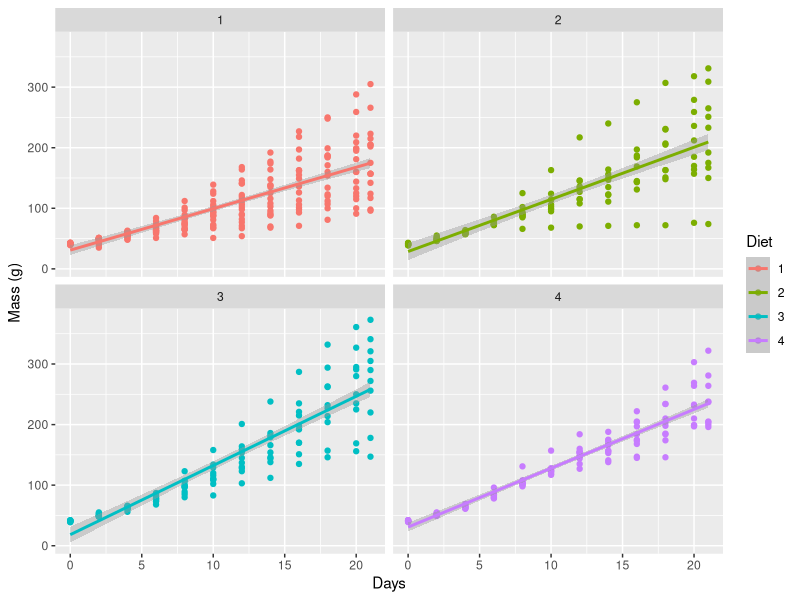
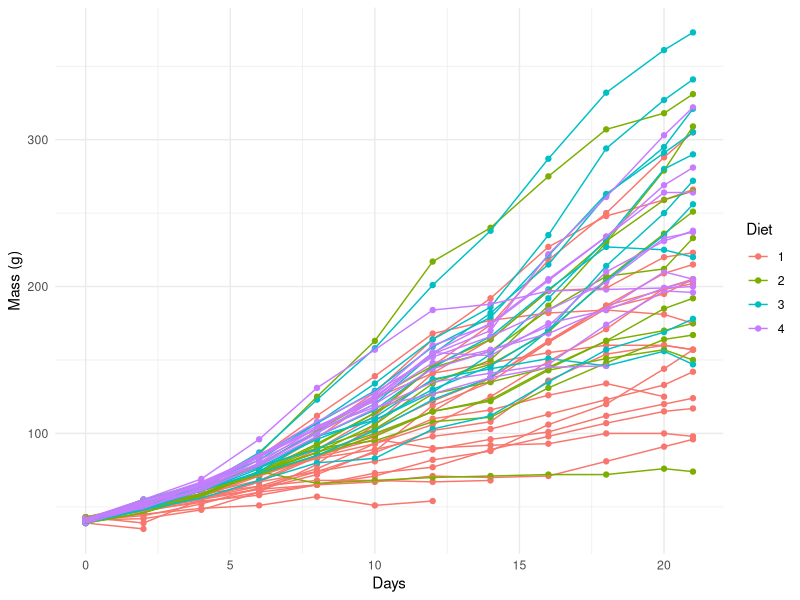
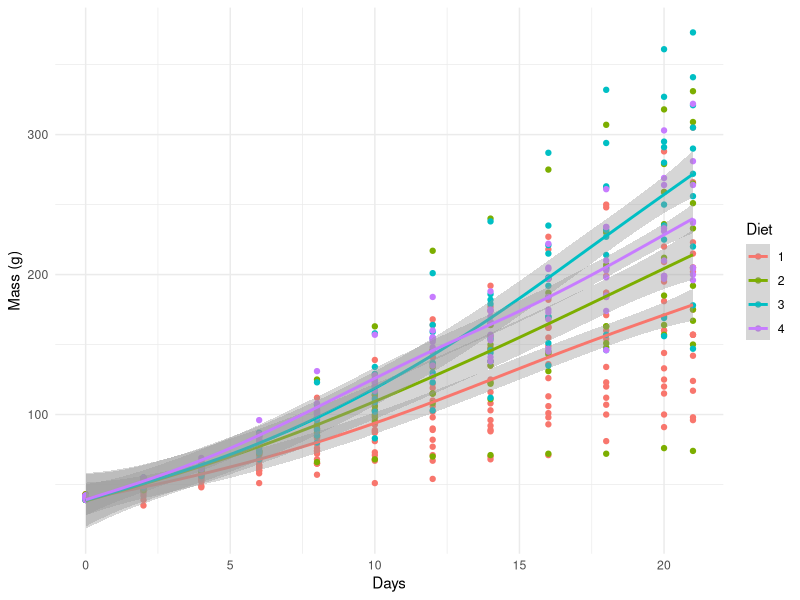
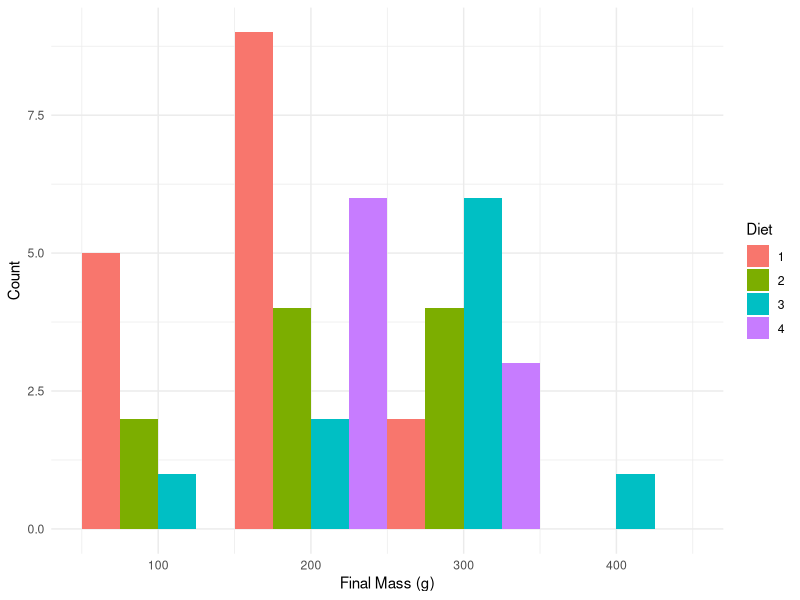
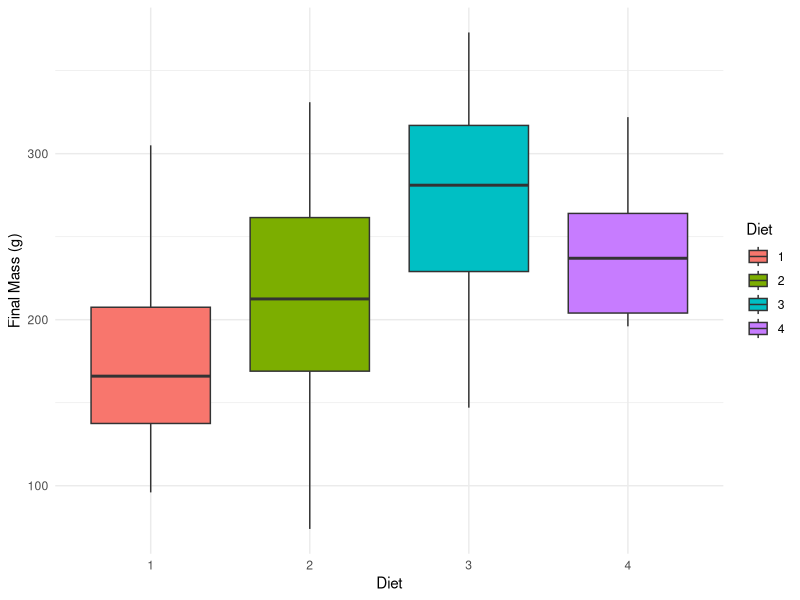
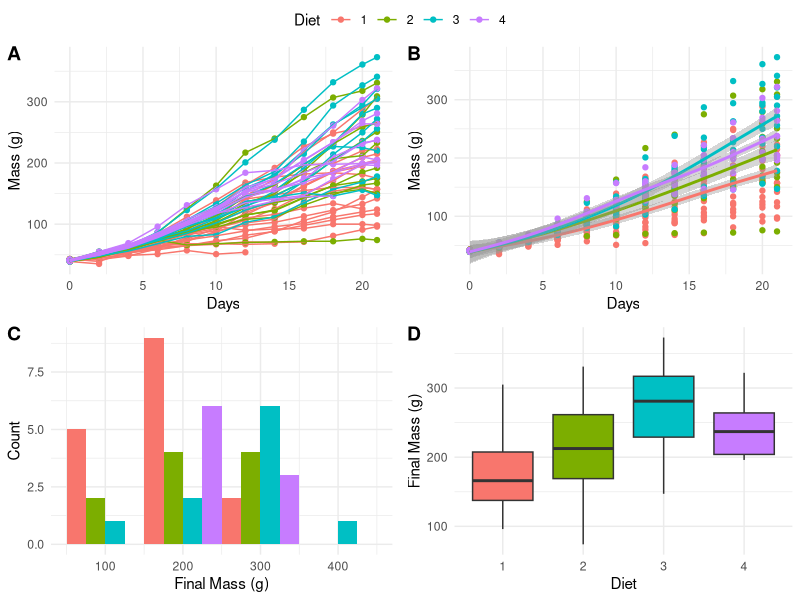

The R source for these figures, in order:
## ---- chunk 1
knitr::opts_chunk$set(
  comment = "R>", 
  warning = FALSE, 
  message = FALSE
)
## ---- chunk 2
# Load libraries
library(tidyverse)
library(ggpubr)
## ---- chunk 3
# Load data
ChickWeight <- datasets::ChickWeight

# Create faceted figure
ggplot(data = ChickWeight, aes(x = Time, y = weight, colour = Diet)) +
  geom_point() +
  geom_smooth(method = "lm") + # Note the `+` sign here
  facet_wrap(~Diet, ncol = 2) + # This is the line that creates the facets
  labs(x = "Days", y = "Mass (g)")
## ---- chunk 4
ChickLast <- ChickWeight %>% 
  filter(Time == 21)
## ---- chunk 5
line_1 <- ggplot(data = ChickWeight, aes(x = Time, y = weight, colour = Diet)) +
  geom_point() +
  geom_line(aes(group = Chick)) +
  labs(x = "Days", y = "Mass (g)") +
  theme_minimal()
line_1
## ---- chunk 6
lm_1 <- ggplot(data = ChickWeight, aes(x = Time, y = weight, colour = Diet)) +
  geom_point() +
  geom_smooth(method = "gam") +
  labs(x = "Days", y = "Mass (g)") +
  theme_minimal()
lm_1
## ---- chunk 7
# Note that we are using 'ChickLast', not 'ChickWeight'
histogram_1 <- ggplot(data = ChickLast, aes(x = weight)) +
  geom_histogram(aes(fill = Diet), position = "dodge", binwidth = 100) +
  labs(x = "Final Mass (g)", y = "Count") +
  theme_minimal()
histogram_1
## ---- chunk 8
# Note that we are using 'ChickLast', not 'ChickWeight'
box_1 <- ggplot(data = ChickLast, aes(x = Diet, y = weight)) +
  geom_boxplot(aes(fill = Diet)) +
  labs(x = "Diet", y = "Final Mass (g)") +
  theme_minimal()
box_1
## ---- chunk 9
ggarrange(line_1, lm_1, histogram_1, box_1, 
          ncol = 2, nrow = 2, # Set number of rows and columns
          labels = c("A", "B", "C", "D"), # Label each figure
          common.legend = TRUE) # Create common legend
## ---- chunk 10
installed.packages()[names(sessionInfo()$otherPkgs), "Version"]
